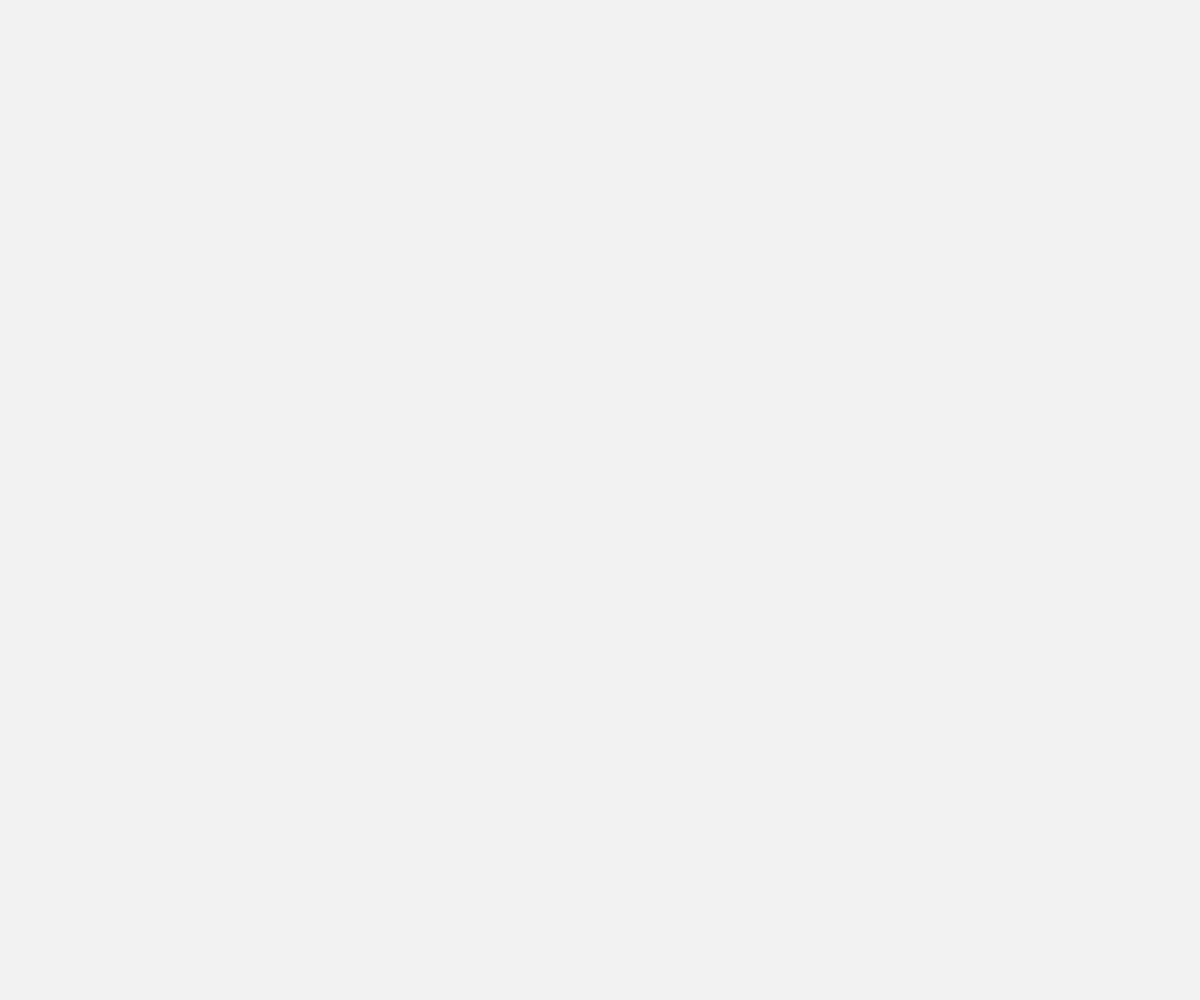
Frame 1 (no input)
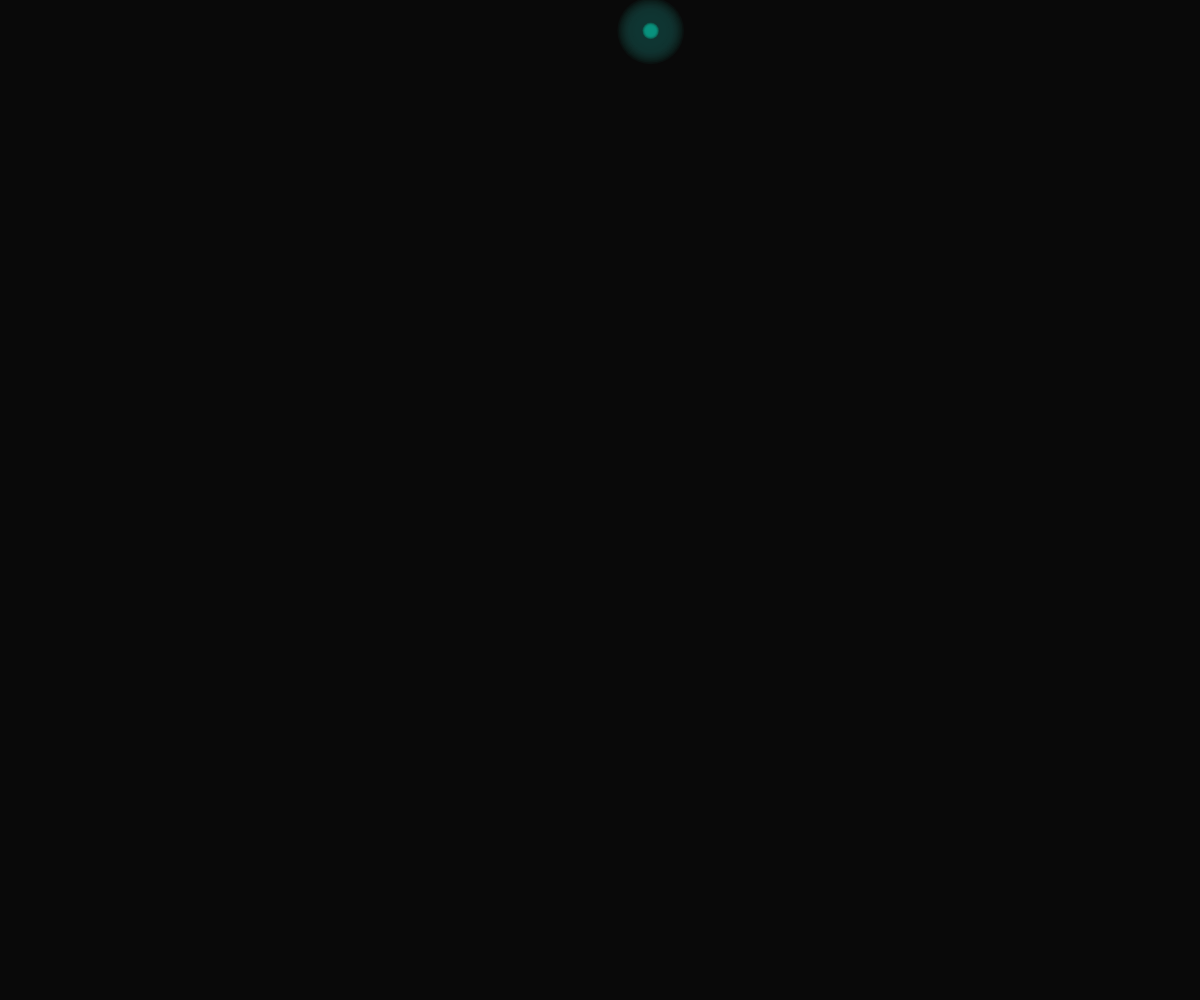
Frame 60 (no input)
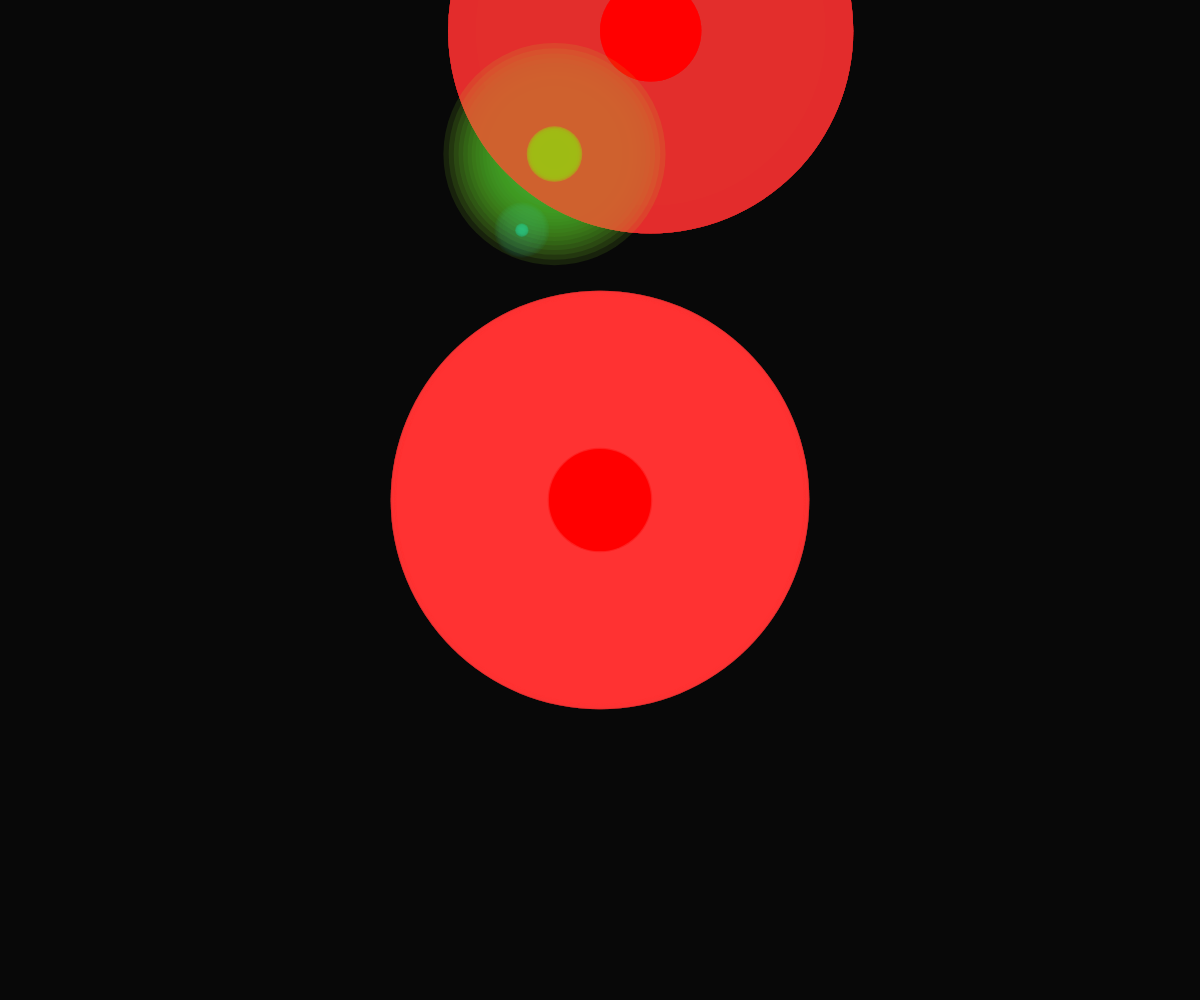
Frame 120 (the mouse pressed at the canvas centre since frame 60)

The p5.js sketch that drew these frames (run headless with seeded random() and noise() and a simulated clock; from frame 60 on, the mouse is pressed at the canvas centre):

// p5.js sketch
// ── sketch.js
let particles = [];
const MAX_PARTICLES = 1000;
const MAX_RADIUS = 200;
const MIN_RADIUS = 20;
const LIFETIME = 120;

function setup() {
  createCanvas(windowWidth, windowHeight);
  colorMode(HSB, 360, 100, 100, 100);
  
  for (let i = 0; i < MAX_PARTICLES; i++) {
    particles.push({
      x: 0,
      y: 0,
      r: 0,
      alpha: 0,
      age: LIFETIME,
      active: false
    });
  }
}

function draw() {
  background(0, 5);
  
  // Emit new particles occasionally
  if (frameCount % random(30, 90) === 0 || random() < 0.05) {
    emitParticle();
  }
  
  // Update and draw particles
  for (let p of particles) {
    if (p.active) {
      p.age--;
      
      if (p.age <= 0) {
        p.active = false;
      } else {
        // Growth phase: radius increases exponentially
        if (p.r < MIN_RADIUS) {
          p.r *= 1.15;
        } else if (p.r < MAX_RADIUS) {
          p.r *= 1.05;
        }
        
        // Fade in during growth, fade out after peak
        if (p.r <= MAX_RADIUS * 0.9) {
          p.alpha = map(p.age, LIFETIME, 0, 0, 100);
        } else {
          p.alpha = map(p.r, MAX_RADIUS, 0, 100, 0);
        }
        
        // Draw glow effect
        let hue = map(p.r, 0, MAX_RADIUS, 200, 0);
        fill(hue, 80, 100, p.alpha * 0.3);
        noStroke();
        ellipse(p.x, p.y, p.r * 2);
        
        // Draw inner core
        fill(hue, 100, 100, p.alpha);
        ellipse(p.x, p.y, p.r * 0.5);
      }
    }
  }
}

function emitParticle() {
  let p = particles.find(p => !p.active);
  if (!p) return;
  
  p.x = random(width);
  p.y = random(height);
  p.r = random(MIN_RADIUS * 0.3, MIN_RADIUS * 0.7);
  p.alpha = 0;
  p.age = LIFETIME;
  p.active = true;
}

function windowResized() {
  resizeCanvas(windowWidth, windowHeight);
}

function mousePressed() {
  // Spawn particles at mouse position with a burst
  for (let i = 0; i < 10; i++) {
    let p = particles.find(p => !p.active);
    if (p) {
      p.x = mouseX;
      p.y = mouseY;
      p.r = random(5, 15);
      p.alpha = 50;
      p.age = LIFETIME;
      p.active = true;
    }
  }
}
